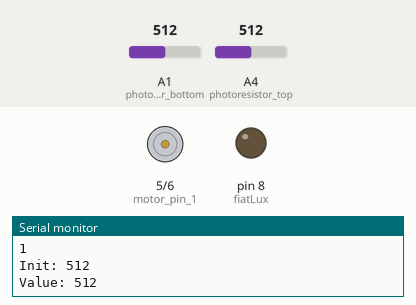
This sketch was run on a simulated Arduino Uno, built with avr-gcc and run on an emulated ATmega328P. Shown: motor-driver pin pairs drawn as motors (green arrow = first pin HIGH = forward, orange = second pin HIGH = backward, longer = more drive), output pins drawn as LEDs (lit = HIGH), the last lines printed to the serial monitor. The test bench sets the inputs (shaded band); at power-on: A1 (photoresistor_bottom) = 512, A4 (photoresistor_top) = 512.

Above: at 1.7 s.
1.8 s: A1 (photoresistor_bottom) set to 548
At 3.0 s:
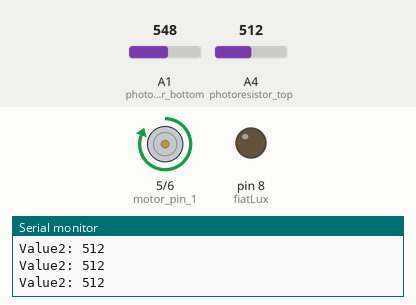
3.4 s: A4 (photoresistor_top) set to 542
At 4.8 s:
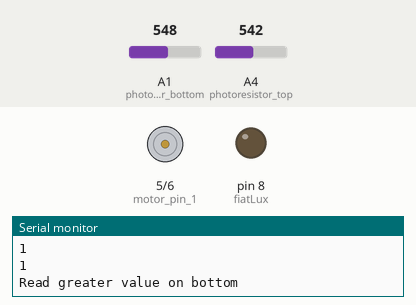
5.9 s: A1 (photoresistor_bottom) set to 511
At 7.3 s:
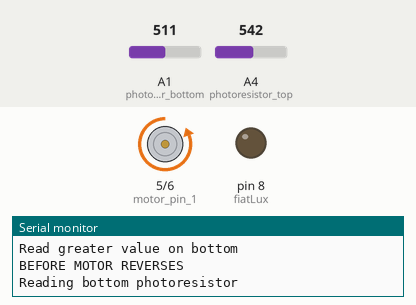
8.1 s: A1 (photoresistor_bottom) set to 716
At 9.3 s:
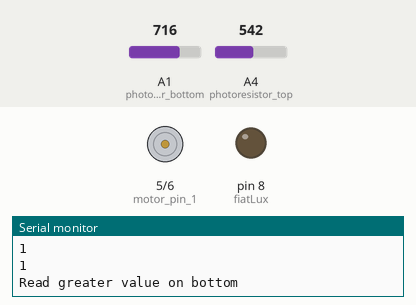
9.6 s: A1 (photoresistor_bottom) set to 306
At 11.4 s:
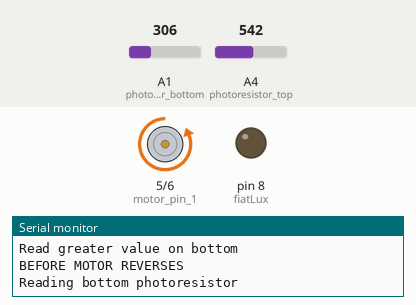
Timing chart, 0 to 12.7 s (numbered marks = the images above; inputs shaded):
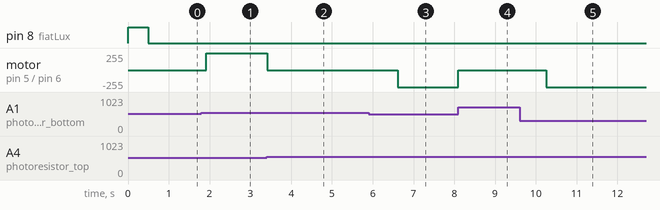

The sketch:

LDR_BallDetectProtocol.ino
```cpp
/*

  I solemnly swear I am up to no good

  Code done in collaboration by Saima Ali and Alex Gulka
  MAKE SURE TO KEEP BOTTOM PHOTORESITOR CLEAR BEFORE LED SIGNAL LIGHTS UP

  AER201, Winter of 2015
  EngSci 1T7

*/

// MAKE SURE TO KEEP BOTTOM PHOTORESITOR CLEAR BEFORE LED SIGNAL LIGHTS UP
// MAKE SURE TO KEEP BOTTOM PHOTORESITOR CLEAR BEFORE LED SIGNAL LIGHTS UP
// MAKE SURE TO KEEP BOTTOM PHOTORESITOR CLEAR BEFORE LED SIGNAL LIGHTS UP

const int photoresistor_bottom = A1;
const int photoresistor_top = A4;
const int fiatLux = 8;
const int multiplier =20;

int motor_pin_1 = 5;
int motor_pin_2 = 6;

int value = 0;
int value2 = 0;
int init_value = 0;
int init_value2 = 0;
int error_margin2;
int error_margin;

void setup()
{
  pinMode( fiatLux, OUTPUT );
  pinMode( motor_pin_1, OUTPUT );
  pinMode( motor_pin_2, OUTPUT );

  //initialize communication with the serial monitor
  Serial.begin(9600);

  //read an initial calibration value for the photoresistor

  init_value = analogRead( photoresistor_bottom );
  init_value2 = analogRead( photoresistor_top );
  /*
  delay( 10000 );

  int old_value = init_value;
  int old_value2 = init_value2;

  init_value = analogRead( photoresistor_bottom );
  init_value2 = analogRead(photoresistor_top);

  error_margin = ( old_value - init_value ); //getting an idea of the error, will probably need to modify at some point
  Serial.println(error_margin);
  error_margin = abs( error_margin );

  error_margin2 = ( old_value2 - init_value2 );
  error_margin2 = abs( error_margin2 );


  init_value = ( init_value + old_value )/2; //taking the average here
  init_value2 = ( init_value2 + old_value2 )/2;
  // I just realized, might need 2 initialization values (ugh)

  /* Ready signal - LUMOS! LED lighting up means calibration is done, go ahead and do what you like*/
  // MAKE SURE TO KEEP BOTTOM PHOTORESITOR CLEAR BEFORE LED SIGNAL LIGHTS UP

  error_margin = 1;
  error_margin2 = 1;

  digitalWrite( fiatLux, HIGH );
  delay( 500 );
  digitalWrite( fiatLux, LOW );
}

void loop()
{
  value = analogRead(photoresistor_bottom);
  value2 = analogRead(photoresistor_top);
  //read photoresistor voltage

  Serial.print("Init: ");
  Serial.println(init_value);
  Serial.print("Value: ");
  Serial.println(value);
  Serial.print("Init2: ");
  Serial.println(init_value2);
  Serial.print("Value2: ");
  Serial.println(value2);
  Serial.println(error_margin);
  Serial.println(error_margin2);

  if (value > (init_value + (error_margin * multiplier))) { // if a ball is detected at the lower photoresistor
    Serial.println( "Read greater value on bottom" );

    analogWrite(motor_pin_1, 255); //turn the motor to lift the ball
    analogWrite(motor_pin_2, 0); //same thing, just turning the motor

    value2 = analogRead( photoresistor_top ); // read the top photoresistor voltage
    while( value2 < (init_value2 + (error_margin2 * multiplier)) ) // until the ledge reaches the top, keep the motor running
    {
      delay(20);
      value2 = analogRead(photoresistor_top); //keep running

      Serial.print("Value2: ");
      Serial.println(value2);
    }

    analogWrite(motor_pin_1, 0 ); // top photoresistor is reached, stop the motor
    delay( 1000 ); // wait for 2 seconds

    Serial.println("BEFORE MOTOR REVERSES");

    analogWrite( motor_pin_2, 255 ); // reverse motor direction

    Serial.println( "Reading bottom photoresistor" );
    value = analogRead( photoresistor_bottom );
    while ( value < (init_value + (error_margin * multiplier) ) ) // check to make sure the bottom photoresistor has not been reached
    {
      delay(20);
      value = analogRead(photoresistor_bottom);
    }


    analogWrite( motor_pin_2, 0 ); // as soon as the base reaches the bottom, stop the motor

    Serial.println( "Finished loop, dinosaur" );

    //digitalWrite(fiatLux, HIGH);


  }/*end if*/

} //end loop


/*

  Mischief managed

*/
```

Measured:
- the behaviour switches between 532 and 533 on A1 (photoresistor_bottom) (found by bisection; images 0 and 1)
- the behaviour switches between 531 and 532 on A4 (photoresistor_top) (found by bisection; images 1 and 2)
- after the input at 1.8 s, motor on pin 5 (motor_pin_1) / pin 6 (motor_pin_2): stopped → forward 255/255 after 0.12 s
- after the input at 3.4 s, motor on pin 5 (motor_pin_1) / pin 6 (motor_pin_2): forward 255/255 → stopped at once
- after the input at 5.9 s, motor on pin 5 (motor_pin_1) / pin 6 (motor_pin_2): stopped → backward 255/255 after 0.71 s
- after the input at 8.1 s, motor on pin 5 (motor_pin_1) / pin 6 (motor_pin_2): backward 255/255 → stopped at once
- after the input at 9.6 s, motor on pin 5 (motor_pin_1) / pin 6 (motor_pin_2): stopped → backward 255/255 after 0.65 s
